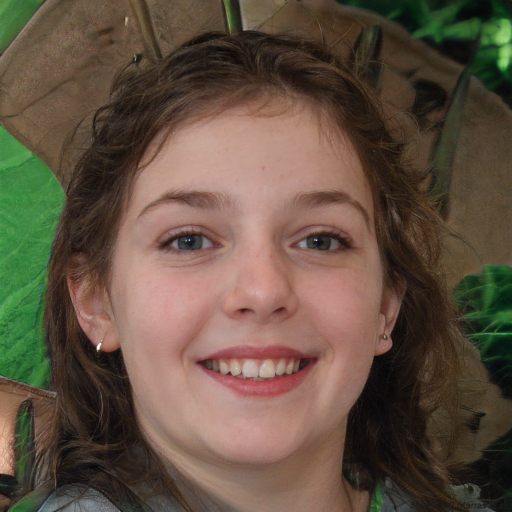
#> input picture assets/employee_images/4001.png, 1024 x 1024 px (shown at 1/2 size); its folder holds 4 pictures in this run
$ python image_resizer.py
#> lines starting #> are read from the running program, lines starting #| are printed output that depends on the picture
import os

from PIL import Image

input_dir = '../assets/employee_images'
output_dir = '../assets/employee_images_resized_256'
os.makedirs(output_dir, exist_ok=True)

target_size = (256, 256)

for filename in os.listdir(input_dir):
    if filename.lower().endswith(('.png', '.jpg', 'jpeg')):
        img_path = os.path.join(input_dir, filename)
        img = Image.open(img_path)
#> img is the input picture: PIL image 1024x1024 RGB; mean R, G, B 98.5, 81.5, 65.8
        img = img.resize(target_size, Image.Resampling.LANCZOS)
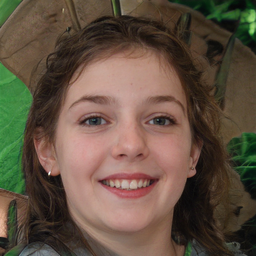
#> img: PIL image 256x256 RGB; mean R, G, B 98.5, 81.5, 65.8
        img.save(os.path.join(output_dir, filename))
        print(f'✅ Resized {filename}')
#> pass 2 of the loop `for filename in os.listdir(input_dir):`:
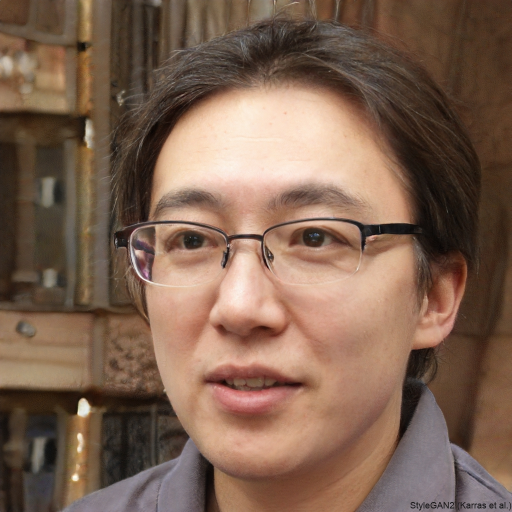
#> input picture assets/employee_images/4002.png, 1024 x 1024 px (shown at 1/2 size)
#> img is the input picture: PIL image 1024x1024 RGB; mean R, G, B 126.4, 98.7, 81.2
#> `img = img.resize(target_size, Image.Resampling.LANCZOS)`:
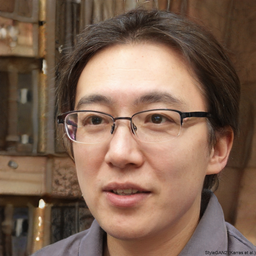
#> img: PIL image 256x256 RGB; mean R, G, B 126.4, 98.7, 81.2
#> pass 3 of the loop `for filename in os.listdir(input_dir):`:
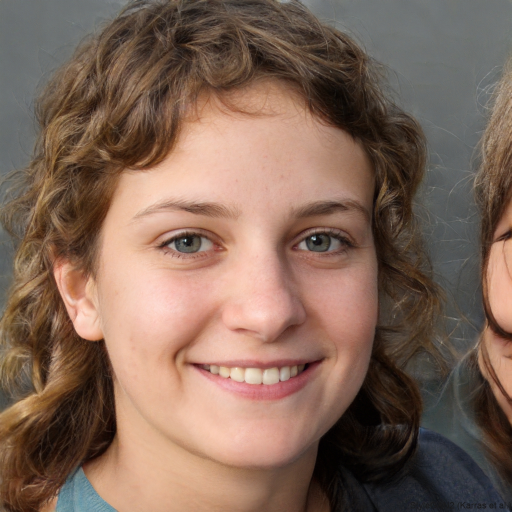
#> input picture assets/employee_images/4003.png, 1024 x 1024 px (shown at 1/2 size)
#> img is the input picture: PIL image 1024x1024 RGB; mean R, G, B 129, 102.8, 88.4
#> `img = img.resize(target_size, Image.Resampling.LANCZOS)`:
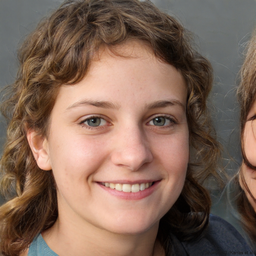
#> img: PIL image 256x256 RGB; mean R, G, B 129, 102.8, 88.4
#> the loop made 4 passes; the first 3 are shown

print('🎉 All done!')
